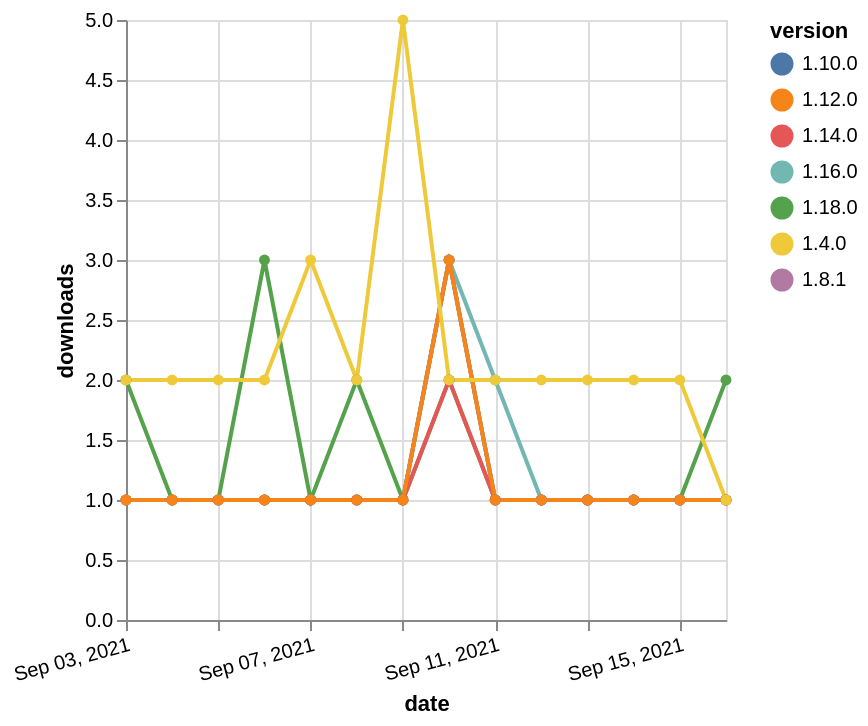

Write a Vega-Lite specification for this figure.
### Vega-Lite specification from a JSON file in a GitHub repository (floating-point values rounded to 4 significant figures)
{"$schema": "https://vega.github.io/schema/vega-lite/v5.json", "description": "A simple bar chart with embedded data.", "data": {"values": [{"date": "2021-09-03", "total": 124, "delta": 2, "version": "1.18.0"}, {"date": "2021-09-04", "total": 125, "delta": 1, "version": "1.18.0"}, {"date": "2021-09-05", "total": 126, "delta": 1, "version": "1.18.0"}, {"date": "2021-09-06", "total": 129, "delta": 3, "version": "1.18.0"}, {"date": "2021-09-07", "total": 130, "delta": 1, "version": "1.18.0"}, {"date": "2021-09-08", "total": 132, "delta": 2, "version": "1.18.0"}, {"date": "2021-09-09", "total": 133, "delta": 1, "version": "1.18.0"}, {"date": "2021-09-10", "total": 135, "delta": 2, "version": "1.18.0"}, {"date": "2021-09-11", "total": 136, "delta": 1, "version": "1.18.0"}, {"date": "2021-09-12", "total": 137, "delta": 1, "version": "1.18.0"}, {"date": "2021-09-13", "total": 138, "delta": 1, "version": "1.18.0"}, {"date": "2021-09-14", "total": 139, "delta": 1, "version": "1.18.0"}, {"date": "2021-09-15", "total": 140, "delta": 1, "version": "1.18.0"}, {"date": "2021-09-16", "total": 142, "delta": 2, "version": "1.18.0"}, {"date": "2021-09-03", "total": 218, "delta": 1, "version": "1.10.0"}, {"date": "2021-09-04", "total": 219, "delta": 1, "version": "1.10.0"}, {"date": "2021-09-05", "total": 220, "delta": 1, "version": "1.10.0"}, {"date": "2021-09-06", "total": 221, "delta": 1, "version": "1.10.0"}, {"date": "2021-09-07", "total": 222, "delta": 1, "version": "1.10.0"}, {"date": "2021-09-08", "total": 223, "delta": 1, "version": "1.10.0"}, {"date": "2021-09-09", "total": 224, "delta": 1, "version": "1.10.0"}, {"date": "2021-09-10", "total": 227, "delta": 3, "version": "1.10.0"}, {"date": "2021-09-11", "total": 228, "delta": 1, "version": "1.10.0"}, {"date": "2021-09-12", "total": 229, "delta": 1, "version": "1.10.0"}, {"date": "2021-09-13", "total": 230, "delta": 1, "version": "1.10.0"}, {"date": "2021-09-14", "total": 231, "delta": 1, "version": "1.10.0"}, {"date": "2021-09-15", "total": 232, "delta": 1, "version": "1.10.0"}, {"date": "2021-09-16", "total": 233, "delta": 1, "version": "1.10.0"}, {"date": "2021-09-03", "total": 210, "delta": 1, "version": "1.16.0"}, {"date": "2021-09-04", "total": 211, "delta": 1, "version": "1.16.0"}, {"date": "2021-09-05", "total": 212, "delta": 1, "version": "1.16.0"}, {"date": "2021-09-06", "total": 213, "delta": 1, "version": "1.16.0"}, {"date": "2021-09-07", "total": 214, "delta": 1, "version": "1.16.0"}, {"date": "2021-09-08", "total": 215, "delta": 1, "version": "1.16.0"}, {"date": "2021-09-09", "total": 216, "delta": 1, "version": "1.16.0"}, {"date": "2021-09-10", "total": 219, "delta": 3, "version": "1.16.0"}, {"date": "2021-09-11", "total": 221, "delta": 2, "version": "1.16.0"}, {"date": "2021-09-12", "total": 222, "delta": 1, "version": "1.16.0"}, {"date": "2021-09-13", "total": 223, "delta": 1, "version": "1.16.0"}, {"date": "2021-09-14", "total": 224, "delta": 1, "version": "1.16.0"}, {"date": "2021-09-15", "total": 225, "delta": 1, "version": "1.16.0"}, {"date": "2021-09-16", "total": 226, "delta": 1, "version": "1.16.0"}, {"date": "2021-09-03", "total": 268, "delta": 1, "version": "1.8.1"}, {"date": "2021-09-04", "total": 269, "delta": 1, "version": "1.8.1"}, {"date": "2021-09-05", "total": 270, "delta": 1, "version": "1.8.1"}, {"date": "2021-09-06", "total": 271, "delta": 1, "version": "1.8.1"}, {"date": "2021-09-07", "total": 272, "delta": 1, "version": "1.8.1"}, {"date": "2021-09-08", "total": 273, "delta": 1, "version": "1.8.1"}, {"date": "2021-09-09", "total": 274, "delta": 1, "version": "1.8.1"}, {"date": "2021-09-10", "total": 277, "delta": 3, "version": "1.8.1"}, {"date": "2021-09-11", "total": 278, "delta": 1, "version": "1.8.1"}, {"date": "2021-09-12", "total": 279, "delta": 1, "version": "1.8.1"}, {"date": "2021-09-13", "total": 280, "delta": 1, "version": "1.8.1"}, {"date": "2021-09-14", "total": 281, "delta": 1, "version": "1.8.1"}, {"date": "2021-09-15", "total": 282, "delta": 1, "version": "1.8.1"}, {"date": "2021-09-16", "total": 283, "delta": 1, "version": "1.8.1"}, {"date": "2021-09-03", "total": 174, "delta": 1, "version": "1.14.0"}, {"date": "2021-09-04", "total": 175, "delta": 1, "version": "1.14.0"}, {"date": "2021-09-05", "total": 176, "delta": 1, "version": "1.14.0"}, {"date": "2021-09-06", "total": 177, "delta": 1, "version": "1.14.0"}, {"date": "2021-09-07", "total": 178, "delta": 1, "version": "1.14.0"}, {"date": "2021-09-08", "total": 179, "delta": 1, "version": "1.14.0"}, {"date": "2021-09-09", "total": 180, "delta": 1, "version": "1.14.0"}, {"date": "2021-09-10", "total": 182, "delta": 2, "version": "1.14.0"}, {"date": "2021-09-11", "total": 183, "delta": 1, "version": "1.14.0"}, {"date": "2021-09-12", "total": 184, "delta": 1, "version": "1.14.0"}, {"date": "2021-09-13", "total": 185, "delta": 1, "version": "1.14.0"}, {"date": "2021-09-14", "total": 186, "delta": 1, "version": "1.14.0"}, {"date": "2021-09-15", "total": 187, "delta": 1, "version": "1.14.0"}, {"date": "2021-09-16", "total": 188, "delta": 1, "version": "1.14.0"}, {"date": "2021-09-03", "total": 213, "delta": 1, "version": "1.12.0"}, {"date": "2021-09-04", "total": 214, "delta": 1, "version": "1.12.0"}, {"date": "2021-09-05", "total": 215, "delta": 1, "version": "1.12.0"}, {"date": "2021-09-06", "total": 216, "delta": 1, "version": "1.12.0"}, {"date": "2021-09-07", "total": 217, "delta": 1, "version": "1.12.0"}, {"date": "2021-09-08", "total": 218, "delta": 1, "version": "1.12.0"}, {"date": "2021-09-09", "total": 219, "delta": 1, "version": "1.12.0"}, {"date": "2021-09-10", "total": 222, "delta": 3, "version": "1.12.0"}, {"date": "2021-09-11", "total": 223, "delta": 1, "version": "1.12.0"}, {"date": "2021-09-12", "total": 224, "delta": 1, "version": "1.12.0"}, {"date": "2021-09-13", "total": 225, "delta": 1, "version": "1.12.0"}, {"date": "2021-09-14", "total": 226, "delta": 1, "version": "1.12.0"}, {"date": "2021-09-15", "total": 227, "delta": 1, "version": "1.12.0"}, {"date": "2021-09-16", "total": 228, "delta": 1, "version": "1.12.0"}, {"date": "2021-09-03", "total": 2353, "delta": 2, "version": "1.4.0"}, {"date": "2021-09-04", "total": 2355, "delta": 2, "version": "1.4.0"}, {"date": "2021-09-05", "total": 2357, "delta": 2, "version": "1.4.0"}, {"date": "2021-09-06", "total": 2359, "delta": 2, "version": "1.4.0"}, {"date": "2021-09-07", "total": 2362, "delta": 3, "version": "1.4.0"}, {"date": "2021-09-08", "total": 2364, "delta": 2, "version": "1.4.0"}, {"date": "2021-09-09", "total": 2369, "delta": 5, "version": "1.4.0"}, {"date": "2021-09-10", "total": 2371, "delta": 2, "version": "1.4.0"}, {"date": "2021-09-11", "total": 2373, "delta": 2, "version": "1.4.0"}, {"date": "2021-09-12", "total": 2375, "delta": 2, "version": "1.4.0"}, {"date": "2021-09-13", "total": 2377, "delta": 2, "version": "1.4.0"}, {"date": "2021-09-14", "total": 2379, "delta": 2, "version": "1.4.0"}, {"date": "2021-09-15", "total": 2381, "delta": 2, "version": "1.4.0"}, {"date": "2021-09-16", "total": 2382, "delta": 1, "version": "1.4.0"}]}, "width": "container", "mark": {"type": "line", "point": {"filled": true}}, "encoding": {"x": {"field": "date", "type": "temporal", "timeUnit": "yearmonthdate", "title": "date", "axis": {"labelAngle": -15}}, "y": {"field": "delta", "type": "quantitative", "title": "downloads"}, "color": {"field": "version", "type": "nominal"}, "tooltip": {"field": "delta"}}}
